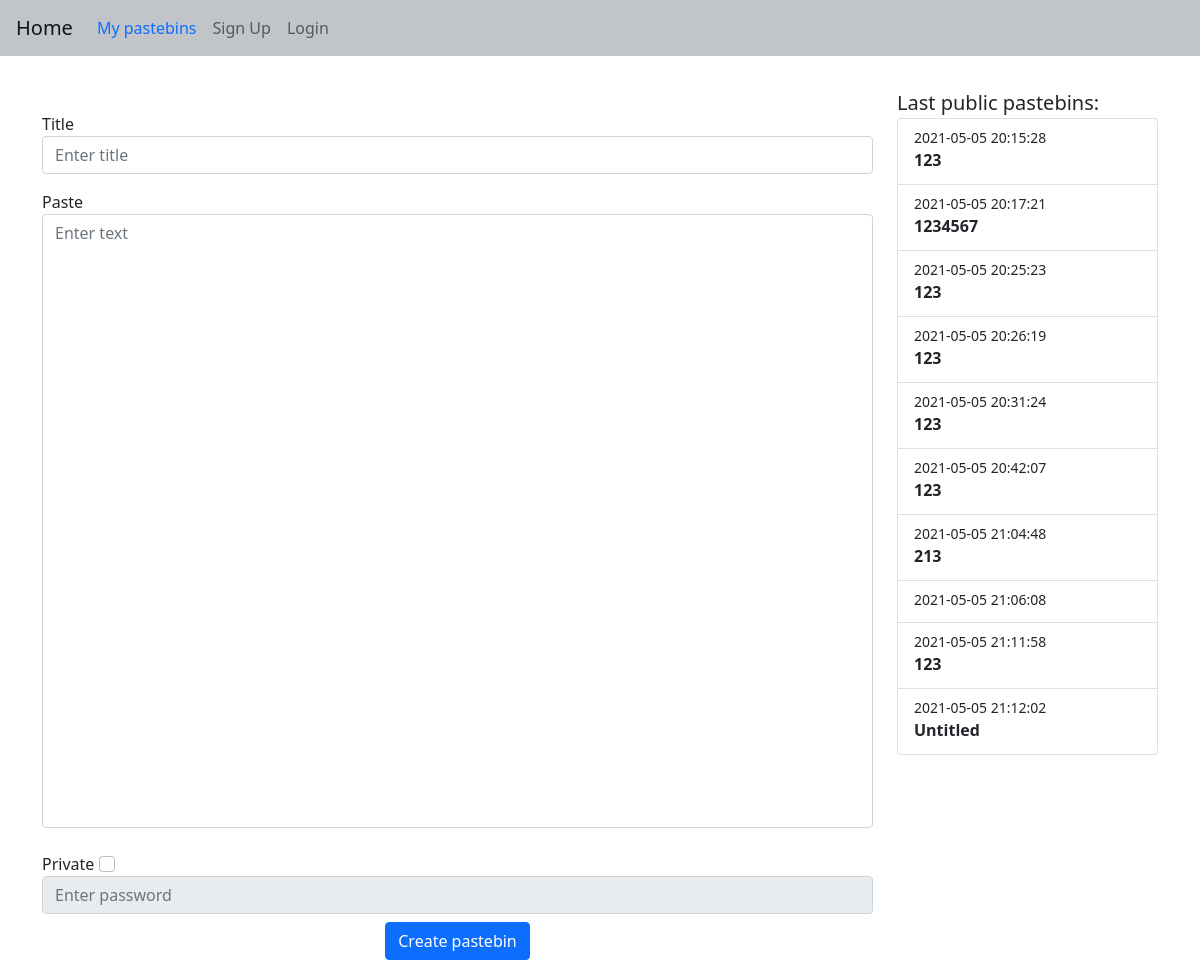
Before: / with the older database file.
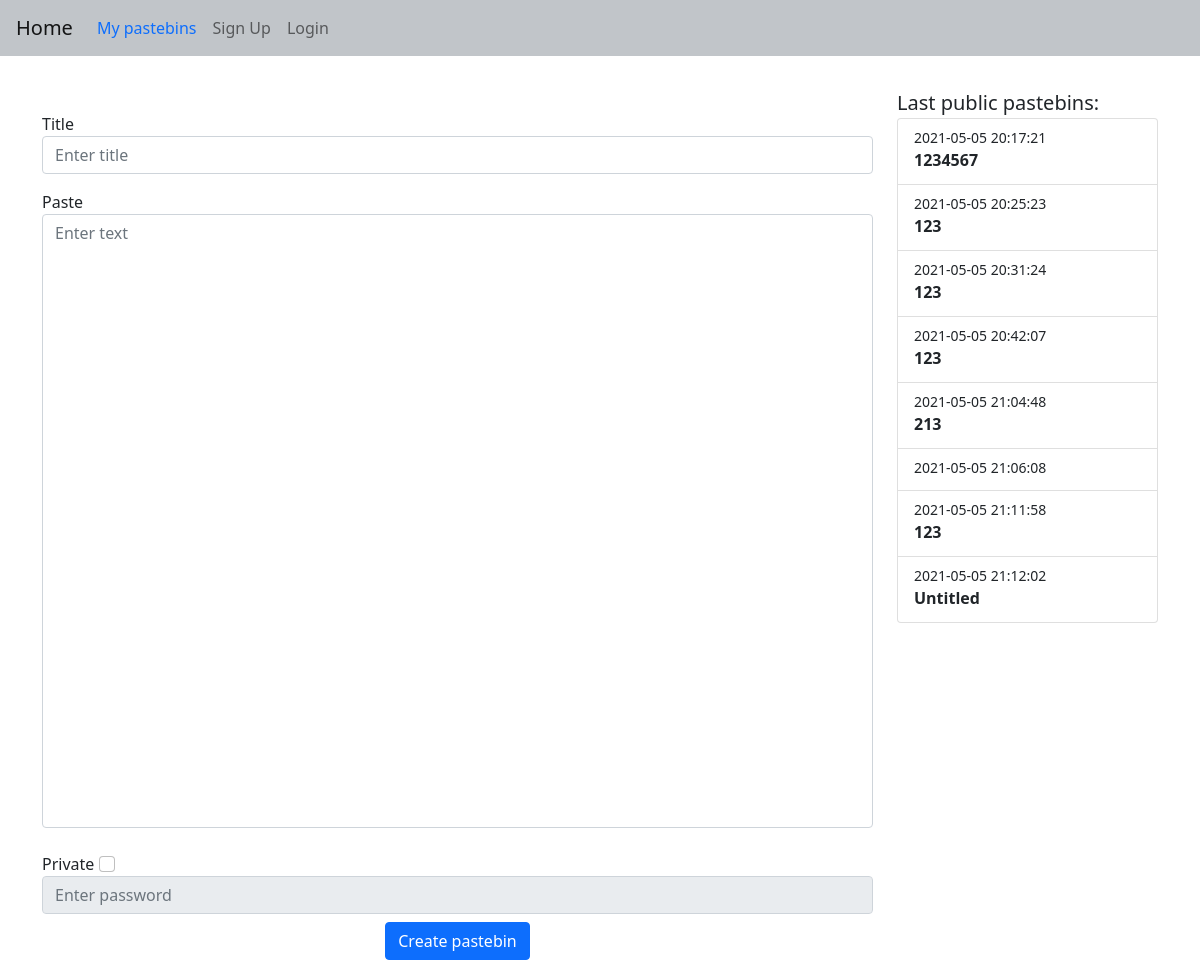
After: the same page with the newer database file.
### web/models.py (models this page shows)
class Pastebin(db.Model):
    id = db.Column(db.Integer, primary_key=True)
    title = db.Column(db.String(150), default="Untitled")
    content = db.Column(db.String(6000000))
    link = db.Column(db.String(150), unique=True)
    date = db.Column(db.DateTime(timezone=True), default=func.now())
    password = db.Column(db.String(150))
    user_id = db.Column(db.Integer, db.ForeignKey("user.id"))

### web/blueprints/views.py (the view, shortened to what this page needs)
@views.route("/", methods=["GET", "POST"])
def home():
   return render_template("home.html", user=current_user, public_pastebins=get_public_pastebins())

### web/blueprints/views.py (called while the page is built)
def get_public_pastebins():
   pastebins = Pastebin.query.filter_by(password=None).all()[-10:]
   return pastebins

### web/templates/home.html (shortened to what this page needs)
{% extends "base.html" %}
{% block content%}
<div class="row">
  <div class="col-9">
    <form method="POST">
      <div class="form-group mt-5">
        <label for="title">Title</label>
        <input type="text" class="form-control" id="title" name="title" placeholder="Enter title" />
      </div>
      <label for="pastebin" class="mt-3">Paste</label>
      <textarea rows="25" style="height:100%" name="pastebin" id="pastebin" class="form-control" placeholder="Enter text"></textarea>
      <br />
      <label for="private">Private</label>
      <input class="form-check-input" type="checkbox" id="private" name="private" value="True">
      <input type="password" class="form-control" id="password" name="password" placeholder="Enter password" disabled/>
      <div align="center">
        <button type="submit" class="btn btn-primary mt-2">Create pastebin</button>
      </div>
    </form>
  </div>
  <div class="col mt-4">
    <label for="list-group" class="lead">Last public pastebins:</label>
    <div class="list-group">
   {% for pastebin in public_pastebins %}
   <a href="{{pastebin.link}}" class="list-group-item list-group-item-action">
    <div class="d-flex w-100 justify-content-between">
      <small>{{ pastebin.date.replace(microsecond=0) }}</small>
    </div>
    <p class="mb-1"><b>{{ pastebin.title if pastebin.title|length < 10 else pastebin.title[:10] + "..."}}</b></p>
  </a>
   {% endfor %}
    </div>
</div>
</div>
{% endblock %}

### web/templates/base.html (shortened to what this page needs)
<!DOCTYPE html>
<html>
    <head>
        <link href="https://cdn.jsdelivr.net/npm/bootstrap@5.0.0-beta3/dist/css/bootstrap.min.css" rel="stylesheet">
        <link rel="stylesheet" type="text/css" href="{{ url_for('static',filename='css/style.css') }}">
    </head>
    <body>
        <nav class="navbar navbar-expand-lg navbar navbar-light">
          <a class="navbar-brand ms-3" href="/">Home</a>
            <div class="collapse navbar-collapse" id="navbar">
                <div class="navbar-nav">
                  <a class="nav-item nav-link text-primary" id="user" href="/user">My pastebins</a>
                  {% if user.is_authenticated %}
                    <a class="nav-item nav-link" id="logout" href="/logout">Logout</a>
                  {% else %}
                    <a class="nav-item nav-link" id="signup" href="/sign-up">Sign Up</a>
                    <a class="nav-item nav-link" id="login" href="/login">Login</a>
                  {% endif %}
                </div>
            </div>
        </nav>
        <div class="container mt-2">{% block content %} {% endblock %}</div>
      </body>
</html>

### web/static/css/style.css (style rules this page uses)
textarea { resize: none; }
.navbar { background-color: #c1c5c9; }

Changed rows visible on the page:
removed Pastebin: date.replace "2021-05-05 20:15:28", title "123"
removed Pastebin: date.replace "2021-05-05 20:26:19", title "123"
